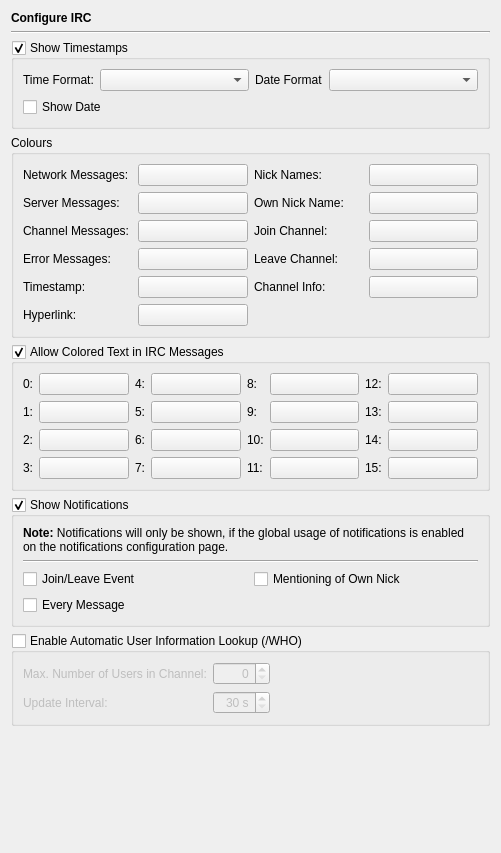
<?xml version="1.0" encoding="UTF-8"?>
<ui version="4.0">
 <class>IrcPage</class>
 <widget class="QWidget" name="IrcPage">
  <property name="geometry">
   <rect>
    <x>0</x>
    <y>0</y>
    <width>501</width>
    <height>853</height>
   </rect>
  </property>
  <layout class="QVBoxLayout" name="verticalLayout">
   <item>
    <widget class="QLabel" name="headerLabel">
     <property name="text">
      <string>&lt;b&gt;Configure IRC&lt;/b&gt;</string>
     </property>
    </widget>
   </item>
   <item>
    <widget class="Line" name="line3">
     <property name="frameShape">
      <enum>QFrame::HLine</enum>
     </property>
     <property name="frameShadow">
      <enum>QFrame::Sunken</enum>
     </property>
     <property name="orientation">
      <enum>Qt::Horizontal</enum>
     </property>
    </widget>
   </item>
   <item>
    <widget class="QGroupBox" name="timestampGroup">
     <property name="toolTip">
      <string>Enable to show timestamps</string>
     </property>
     <property name="title">
      <string>Show Timestamps</string>
     </property>
     <property name="checkable">
      <bool>true</bool>
     </property>
     <layout class="QGridLayout" name="gridLayout">
      <item row="0" column="0">
       <widget class="QLabel" name="label">
        <property name="text">
         <string>Time Format:</string>
        </property>
       </widget>
      </item>
      <item row="0" column="1">
       <widget class="QComboBox" name="timeFormatCombo">
        <property name="sizePolicy">
         <sizepolicy hsizetype="Expanding" vsizetype="Fixed">
          <horstretch>0</horstretch>
          <verstretch>0</verstretch>
         </sizepolicy>
        </property>
        <property name="toolTip">
         <string>Select the time format to use</string>
        </property>
       </widget>
      </item>
      <item row="0" column="2">
       <widget class="QLabel" name="label_2">
        <property name="text">
         <string>Date Format</string>
        </property>
       </widget>
      </item>
      <item row="0" column="3">
       <widget class="QComboBox" name="dateFormatCombo">
        <property name="sizePolicy">
         <sizepolicy hsizetype="Expanding" vsizetype="Fixed">
          <horstretch>0</horstretch>
          <verstretch>0</verstretch>
         </sizepolicy>
        </property>
        <property name="toolTip">
         <string>Select the date format to use</string>
        </property>
       </widget>
      </item>
      <item row="1" column="0" colspan="4">
       <widget class="QCheckBox" name="showDateCheckBox">
        <property name="toolTip">
         <string>Select to show the date in timestamps</string>
        </property>
        <property name="text">
         <string>Show Date</string>
        </property>
       </widget>
      </item>
     </layout>
    </widget>
   </item>
   <item>
    <widget class="QGroupBox" name="coloursGroup">
     <property name="title">
      <string>Colours</string>
     </property>
     <layout class="QGridLayout" name="gridLayout_2">
      <item row="0" column="0">
       <widget class="QLabel" name="label_3">
        <property name="text">
         <string>Network Messages:</string>
        </property>
       </widget>
      </item>
      <item row="0" column="1">
       <widget class="QPushButton" name="networkButton">
        <property name="minimumSize">
         <size>
          <width>100</width>
          <height>0</height>
         </size>
        </property>
        <property name="toolTip">
         <string>Select the colour for network messages</string>
        </property>
        <property name="text">
         <string/>
        </property>
       </widget>
      </item>
      <item row="0" column="2">
       <widget class="QLabel" name="label_9">
        <property name="text">
         <string>Nick Names:</string>
        </property>
       </widget>
      </item>
      <item row="0" column="3">
       <widget class="QPushButton" name="nickButton">
        <property name="minimumSize">
         <size>
          <width>100</width>
          <height>0</height>
         </size>
        </property>
        <property name="toolTip">
         <string>Select the colour for nick names</string>
        </property>
        <property name="text">
         <string/>
        </property>
       </widget>
      </item>
      <item row="1" column="0">
       <widget class="QLabel" name="label_4">
        <property name="text">
         <string>Server Messages:</string>
        </property>
       </widget>
      </item>
      <item row="1" column="1">
       <widget class="QPushButton" name="serverButton">
        <property name="minimumSize">
         <size>
          <width>100</width>
          <height>0</height>
         </size>
        </property>
        <property name="toolTip">
         <string>Select the colour for server messages</string>
        </property>
        <property name="text">
         <string/>
        </property>
       </widget>
      </item>
      <item row="1" column="2">
       <widget class="QLabel" name="label_10">
        <property name="text">
         <string>Own Nick Name:</string>
        </property>
       </widget>
      </item>
      <item row="1" column="3">
       <widget class="QPushButton" name="ownNickButton">
        <property name="minimumSize">
         <size>
          <width>100</width>
          <height>0</height>
         </size>
        </property>
        <property name="toolTip">
         <string>Select the colour for own nick name</string>
        </property>
        <property name="text">
         <string/>
        </property>
       </widget>
      </item>
      <item row="2" column="0">
       <widget class="QLabel" name="label_5">
        <property name="text">
         <string>Channel Messages:</string>
        </property>
       </widget>
      </item>
      <item row="2" column="1">
       <widget class="QPushButton" name="channelButton">
        <property name="minimumSize">
         <size>
          <width>100</width>
          <height>0</height>
         </size>
        </property>
        <property name="toolTip">
         <string>Select the colour for channel messages</string>
        </property>
        <property name="text">
         <string/>
        </property>
       </widget>
      </item>
      <item row="2" column="2">
       <widget class="QLabel" name="label_11">
        <property name="text">
         <string>Join Channel:</string>
        </property>
       </widget>
      </item>
      <item row="2" column="3">
       <widget class="QPushButton" name="joinButton">
        <property name="minimumSize">
         <size>
          <width>100</width>
          <height>0</height>
         </size>
        </property>
        <property name="toolTip">
         <string>Select the colour for join channel messages</string>
        </property>
        <property name="text">
         <string/>
        </property>
       </widget>
      </item>
      <item row="3" column="0">
       <widget class="QLabel" name="label_6">
        <property name="text">
         <string>Error Messages:</string>
        </property>
       </widget>
      </item>
      <item row="3" column="1">
       <widget class="QPushButton" name="errorButton">
        <property name="minimumSize">
         <size>
          <width>100</width>
          <height>0</height>
         </size>
        </property>
        <property name="toolTip">
         <string>Select the colour for error messages</string>
        </property>
        <property name="text">
         <string/>
        </property>
       </widget>
      </item>
      <item row="3" column="2">
       <widget class="QLabel" name="label_12">
        <property name="text">
         <string>Leave Channel:</string>
        </property>
       </widget>
      </item>
      <item row="3" column="3">
       <widget class="QPushButton" name="leaveButton">
        <property name="minimumSize">
         <size>
          <width>100</width>
          <height>0</height>
         </size>
        </property>
        <property name="toolTip">
         <string>Select the colour for leave channel messages</string>
        </property>
        <property name="text">
         <string/>
        </property>
       </widget>
      </item>
      <item row="4" column="0">
       <widget class="QLabel" name="label_7">
        <property name="text">
         <string>Timestamp:</string>
        </property>
       </widget>
      </item>
      <item row="4" column="1">
       <widget class="QPushButton" name="timestampButton">
        <property name="minimumSize">
         <size>
          <width>100</width>
          <height>0</height>
         </size>
        </property>
        <property name="toolTip">
         <string>Select the colour for timestamps</string>
        </property>
        <property name="text">
         <string/>
        </property>
       </widget>
      </item>
      <item row="4" column="2">
       <widget class="QLabel" name="label_13">
        <property name="text">
         <string>Channel Info:</string>
        </property>
       </widget>
      </item>
      <item row="4" column="3">
       <widget class="QPushButton" name="infoButton">
        <property name="minimumSize">
         <size>
          <width>100</width>
          <height>0</height>
         </size>
        </property>
        <property name="toolTip">
         <string>Select the colour for channel info messages</string>
        </property>
        <property name="text">
         <string/>
        </property>
       </widget>
      </item>
      <item row="5" column="0">
       <widget class="QLabel" name="label_8">
        <property name="text">
         <string>Hyperlink:</string>
        </property>
       </widget>
      </item>
      <item row="5" column="1">
       <widget class="QPushButton" name="hyperlinkButton">
        <property name="minimumSize">
         <size>
          <width>100</width>
          <height>0</height>
         </size>
        </property>
        <property name="toolTip">
         <string>Select the colour for hyperlinks</string>
        </property>
        <property name="text">
         <string/>
        </property>
       </widget>
      </item>
     </layout>
    </widget>
   </item>
   <item>
    <widget class="QGroupBox" name="textColoursGroup">
     <property name="toolTip">
      <string>Enable to allow coloured text in IRC messages</string>
     </property>
     <property name="title">
      <string>Allow Colored Text in IRC Messages</string>
     </property>
     <property name="checkable">
      <bool>true</bool>
     </property>
     <layout class="QGridLayout" name="gridLayout_4">
      <item row="0" column="0">
       <widget class="QLabel" name="label_15">
        <property name="text">
         <string notr="true">0:</string>
        </property>
       </widget>
      </item>
      <item row="0" column="1">
       <widget class="QPushButton" name="ircColor0Button">
        <property name="sizePolicy">
         <sizepolicy hsizetype="Expanding" vsizetype="Fixed">
          <horstretch>0</horstretch>
          <verstretch>0</verstretch>
         </sizepolicy>
        </property>
       </widget>
      </item>
      <item row="0" column="2">
       <widget class="QLabel" name="label_19">
        <property name="text">
         <string notr="true">4:</string>
        </property>
       </widget>
      </item>
      <item row="0" column="3">
       <widget class="QPushButton" name="ircColor4Button">
        <property name="sizePolicy">
         <sizepolicy hsizetype="Expanding" vsizetype="Fixed">
          <horstretch>0</horstretch>
          <verstretch>0</verstretch>
         </sizepolicy>
        </property>
       </widget>
      </item>
      <item row="0" column="4">
       <widget class="QLabel" name="label_23">
        <property name="text">
         <string notr="true">8:</string>
        </property>
       </widget>
      </item>
      <item row="0" column="5">
       <widget class="QPushButton" name="ircColor8Button">
        <property name="sizePolicy">
         <sizepolicy hsizetype="Expanding" vsizetype="Fixed">
          <horstretch>0</horstretch>
          <verstretch>0</verstretch>
         </sizepolicy>
        </property>
       </widget>
      </item>
      <item row="0" column="6">
       <widget class="QLabel" name="label_27">
        <property name="text">
         <string notr="true">12:</string>
        </property>
       </widget>
      </item>
      <item row="0" column="7">
       <widget class="QPushButton" name="ircColor12Button">
        <property name="sizePolicy">
         <sizepolicy hsizetype="Expanding" vsizetype="Fixed">
          <horstretch>0</horstretch>
          <verstretch>0</verstretch>
         </sizepolicy>
        </property>
       </widget>
      </item>
      <item row="1" column="0">
       <widget class="QLabel" name="label_16">
        <property name="text">
         <string notr="true">1:</string>
        </property>
       </widget>
      </item>
      <item row="1" column="1">
       <widget class="QPushButton" name="ircColor1Button">
        <property name="sizePolicy">
         <sizepolicy hsizetype="Expanding" vsizetype="Fixed">
          <horstretch>0</horstretch>
          <verstretch>0</verstretch>
         </sizepolicy>
        </property>
       </widget>
      </item>
      <item row="1" column="2">
       <widget class="QLabel" name="label_20">
        <property name="text">
         <string notr="true">5:</string>
        </property>
       </widget>
      </item>
      <item row="1" column="3">
       <widget class="QPushButton" name="ircColor5Button">
        <property name="sizePolicy">
         <sizepolicy hsizetype="Expanding" vsizetype="Fixed">
          <horstretch>0</horstretch>
          <verstretch>0</verstretch>
         </sizepolicy>
        </property>
       </widget>
      </item>
      <item row="1" column="4">
       <widget class="QLabel" name="label_24">
        <property name="text">
         <string notr="true">9:</string>
        </property>
       </widget>
      </item>
      <item row="1" column="5">
       <widget class="QPushButton" name="ircColor9Button">
        <property name="sizePolicy">
         <sizepolicy hsizetype="Expanding" vsizetype="Fixed">
          <horstretch>0</horstretch>
          <verstretch>0</verstretch>
         </sizepolicy>
        </property>
       </widget>
      </item>
      <item row="1" column="6">
       <widget class="QLabel" name="label_28">
        <property name="text">
         <string notr="true">13:</string>
        </property>
       </widget>
      </item>
      <item row="1" column="7">
       <widget class="QPushButton" name="ircColor13Button">
        <property name="sizePolicy">
         <sizepolicy hsizetype="Expanding" vsizetype="Fixed">
          <horstretch>0</horstretch>
          <verstretch>0</verstretch>
         </sizepolicy>
        </property>
       </widget>
      </item>
      <item row="2" column="0">
       <widget class="QLabel" name="label_17">
        <property name="text">
         <string notr="true">2:</string>
        </property>
       </widget>
      </item>
      <item row="2" column="1">
       <widget class="QPushButton" name="ircColor2Button">
        <property name="sizePolicy">
         <sizepolicy hsizetype="Expanding" vsizetype="Fixed">
          <horstretch>0</horstretch>
          <verstretch>0</verstretch>
         </sizepolicy>
        </property>
       </widget>
      </item>
      <item row="2" column="2">
       <widget class="QLabel" name="label_21">
        <property name="text">
         <string notr="true">6:</string>
        </property>
       </widget>
      </item>
      <item row="2" column="3">
       <widget class="QPushButton" name="ircColor6Button">
        <property name="sizePolicy">
         <sizepolicy hsizetype="Expanding" vsizetype="Fixed">
          <horstretch>0</horstretch>
          <verstretch>0</verstretch>
         </sizepolicy>
        </property>
       </widget>
      </item>
      <item row="2" column="4">
       <widget class="QLabel" name="label_25">
        <property name="text">
         <string notr="true">10:</string>
        </property>
       </widget>
      </item>
      <item row="2" column="5">
       <widget class="QPushButton" name="ircColor10Button">
        <property name="sizePolicy">
         <sizepolicy hsizetype="Expanding" vsizetype="Fixed">
          <horstretch>0</horstretch>
          <verstretch>0</verstretch>
         </sizepolicy>
        </property>
       </widget>
      </item>
      <item row="2" column="6">
       <widget class="QLabel" name="label_29">
        <property name="text">
         <string notr="true">14:</string>
        </property>
       </widget>
      </item>
      <item row="2" column="7">
       <widget class="QPushButton" name="ircColor14Button">
        <property name="sizePolicy">
         <sizepolicy hsizetype="Expanding" vsizetype="Fixed">
          <horstretch>0</horstretch>
          <verstretch>0</verstretch>
         </sizepolicy>
        </property>
       </widget>
      </item>
      <item row="3" column="0">
       <widget class="QLabel" name="label_18">
        <property name="text">
         <string notr="true">3:</string>
        </property>
       </widget>
      </item>
      <item row="3" column="1">
       <widget class="QPushButton" name="ircColor3Button">
        <property name="sizePolicy">
         <sizepolicy hsizetype="Expanding" vsizetype="Fixed">
          <horstretch>0</horstretch>
          <verstretch>0</verstretch>
         </sizepolicy>
        </property>
       </widget>
      </item>
      <item row="3" column="2">
       <widget class="QLabel" name="label_22">
        <property name="text">
         <string notr="true">7:</string>
        </property>
       </widget>
      </item>
      <item row="3" column="3">
       <widget class="QPushButton" name="ircColor7Button">
        <property name="sizePolicy">
         <sizepolicy hsizetype="Expanding" vsizetype="Fixed">
          <horstretch>0</horstretch>
          <verstretch>0</verstretch>
         </sizepolicy>
        </property>
       </widget>
      </item>
      <item row="3" column="4">
       <widget class="QLabel" name="label_26">
        <property name="text">
         <string notr="true">11:</string>
        </property>
       </widget>
      </item>
      <item row="3" column="5">
       <widget class="QPushButton" name="ircColor11Button">
        <property name="sizePolicy">
         <sizepolicy hsizetype="Expanding" vsizetype="Fixed">
          <horstretch>0</horstretch>
          <verstretch>0</verstretch>
         </sizepolicy>
        </property>
       </widget>
      </item>
      <item row="3" column="6">
       <widget class="QLabel" name="label_30">
        <property name="text">
         <string notr="true">15:</string>
        </property>
       </widget>
      </item>
      <item row="3" column="7">
       <widget class="QPushButton" name="ircColor15Button">
        <property name="sizePolicy">
         <sizepolicy hsizetype="Expanding" vsizetype="Fixed">
          <horstretch>0</horstretch>
          <verstretch>0</verstretch>
         </sizepolicy>
        </property>
       </widget>
      </item>
     </layout>
    </widget>
   </item>
   <item>
    <widget class="QGroupBox" name="notificationsGroup">
     <property name="toolTip">
      <string>Enable to show notifications</string>
     </property>
     <property name="title">
      <string>Show Notifications</string>
     </property>
     <property name="checkable">
      <bool>true</bool>
     </property>
     <layout class="QGridLayout" name="gridLayout_3">
      <item row="0" column="0" colspan="2">
       <widget class="QLabel" name="label_14">
        <property name="text">
         <string>&lt;b&gt;Note:&lt;/b&gt; Notifications will only be shown, if the global usage of notifications is enabled on the notifications configuration page.</string>
        </property>
        <property name="wordWrap">
         <bool>true</bool>
        </property>
       </widget>
      </item>
      <item row="1" column="0" colspan="2">
       <widget class="Line" name="line">
        <property name="orientation">
         <enum>Qt::Horizontal</enum>
        </property>
       </widget>
      </item>
      <item row="2" column="0">
       <widget class="QCheckBox" name="joinLeaveCheckBox">
        <property name="toolTip">
         <string>Select to show a notification for join and leave events</string>
        </property>
        <property name="text">
         <string>Join/Leave Event</string>
        </property>
       </widget>
      </item>
      <item row="2" column="1">
       <widget class="QCheckBox" name="ownNickCheckBox">
        <property name="toolTip">
         <string>Select to show a notification for every mentioning of your nick</string>
        </property>
        <property name="text">
         <string>Mentioning of Own Nick</string>
        </property>
       </widget>
      </item>
      <item row="3" column="0">
       <widget class="QCheckBox" name="messageCheckBox">
        <property name="toolTip">
         <string>Select to show a notification for every message</string>
        </property>
        <property name="text">
         <string>Every Message</string>
        </property>
       </widget>
      </item>
     </layout>
    </widget>
   </item>
   <item>
    <widget class="QGroupBox" name="whoGroup">
     <property name="toolTip">
      <string>Select this to enable the automatic lookup of user information for joined channels</string>
     </property>
     <property name="title">
      <string>Enable Automatic User Information Lookup (/WHO)</string>
     </property>
     <property name="checkable">
      <bool>true</bool>
     </property>
     <property name="checked">
      <bool>false</bool>
     </property>
     <layout class="QGridLayout" name="gridLayout_5">
      <item row="0" column="0">
       <widget class="QLabel" name="label_31">
        <property name="text">
         <string>Max. Number of Users in Channel:</string>
        </property>
       </widget>
      </item>
      <item row="0" column="1">
       <widget class="QSpinBox" name="whoUsersSpinBox">
        <property name="toolTip">
         <string>Enter the maximum numbers of users in a channel allowed for this function</string>
        </property>
        <property name="alignment">
         <set>Qt::AlignRight|Qt::AlignTrailing|Qt::AlignVCenter</set>
        </property>
        <property name="maximum">
         <number>999</number>
        </property>
       </widget>
      </item>
      <item row="0" column="2">
       <spacer name="horizontalSpacer">
        <property name="orientation">
         <enum>Qt::Horizontal</enum>
        </property>
        <property name="sizeHint" stdset="0">
         <size>
          <width>174</width>
          <height>20</height>
         </size>
        </property>
       </spacer>
      </item>
      <item row="1" column="0">
       <widget class="QLabel" name="label_32">
        <property name="text">
         <string>Update Interval:</string>
        </property>
       </widget>
      </item>
      <item row="1" column="1">
       <widget class="QSpinBox" name="whoIntervalSpinBox">
        <property name="toolTip">
         <string>Enter the user information update interval</string>
        </property>
        <property name="alignment">
         <set>Qt::AlignRight|Qt::AlignTrailing|Qt::AlignVCenter</set>
        </property>
        <property name="suffix">
         <string> s</string>
        </property>
        <property name="minimum">
         <number>30</number>
        </property>
        <property name="maximum">
         <number>600</number>
        </property>
        <property name="singleStep">
         <number>10</number>
        </property>
       </widget>
      </item>
     </layout>
    </widget>
   </item>
   <item>
    <spacer name="verticalSpacer">
     <property name="orientation">
      <enum>Qt::Vertical</enum>
     </property>
     <property name="sizeHint" stdset="0">
      <size>
       <width>20</width>
       <height>130</height>
      </size>
     </property>
    </spacer>
   </item>
  </layout>
 </widget>
 <tabstops>
  <tabstop>timestampGroup</tabstop>
  <tabstop>timeFormatCombo</tabstop>
  <tabstop>dateFormatCombo</tabstop>
  <tabstop>showDateCheckBox</tabstop>
  <tabstop>networkButton</tabstop>
  <tabstop>serverButton</tabstop>
  <tabstop>channelButton</tabstop>
  <tabstop>errorButton</tabstop>
  <tabstop>timestampButton</tabstop>
  <tabstop>hyperlinkButton</tabstop>
  <tabstop>nickButton</tabstop>
  <tabstop>ownNickButton</tabstop>
  <tabstop>joinButton</tabstop>
  <tabstop>leaveButton</tabstop>
  <tabstop>infoButton</tabstop>
  <tabstop>textColoursGroup</tabstop>
  <tabstop>ircColor0Button</tabstop>
  <tabstop>ircColor1Button</tabstop>
  <tabstop>ircColor2Button</tabstop>
  <tabstop>ircColor3Button</tabstop>
  <tabstop>ircColor4Button</tabstop>
  <tabstop>ircColor5Button</tabstop>
  <tabstop>ircColor6Button</tabstop>
  <tabstop>ircColor7Button</tabstop>
  <tabstop>ircColor8Button</tabstop>
  <tabstop>ircColor9Button</tabstop>
  <tabstop>ircColor10Button</tabstop>
  <tabstop>ircColor11Button</tabstop>
  <tabstop>ircColor12Button</tabstop>
  <tabstop>ircColor13Button</tabstop>
  <tabstop>ircColor14Button</tabstop>
  <tabstop>ircColor15Button</tabstop>
  <tabstop>notificationsGroup</tabstop>
  <tabstop>joinLeaveCheckBox</tabstop>
  <tabstop>messageCheckBox</tabstop>
  <tabstop>ownNickCheckBox</tabstop>
 </tabstops>
 <resources/>
 <connections/>
</ui>
